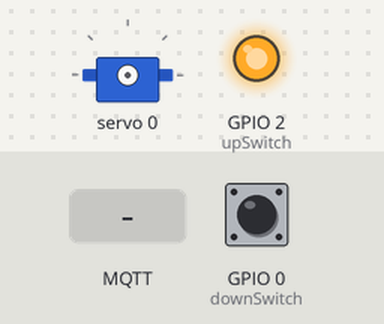
A sketch run on a simulated ESP8266 (NodeMCU). On the bench: servo, output pins drawn as LEDs (lit = HIGH). The inputs (shaded band) are chosen by the test bench; at power-on: GPIO 0 (downSwitch) HIGH. WiFi joins after 1.5 s; servers stay silent unless stated; random numbers use the default seed unless the sketch sets one; no MQTT or app messages arrive unless stated; what the sketch prints to the serial monitor is not drawn.

Above: at 8.1 s.
8.2 s: GPIO 0 (downSwitch) pulled LOW for 0.15 s
9.8 s: MQTT message "up" arrives on the first subscribed topic
At 10.7 s:
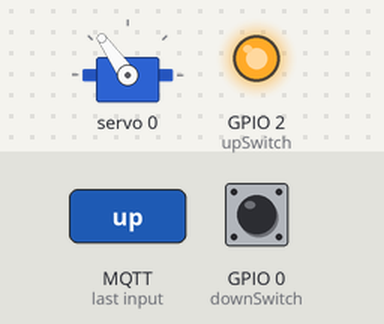
11.3 s: MQTT message "down" arrives on the first subscribed topic
At 12.0 s:
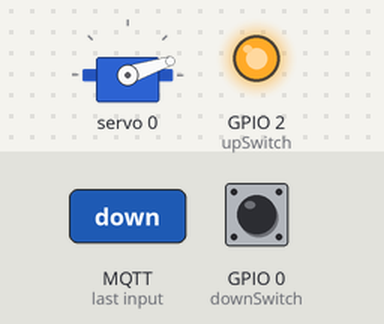
Timing chart, 0 to 14.3 s (numbered marks = the images above; inputs shaded):
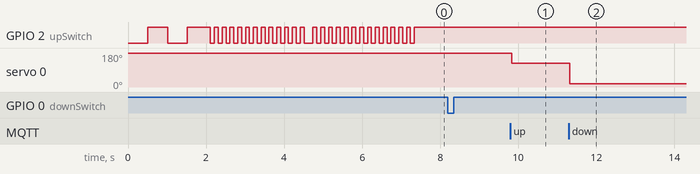

The sketch:

blinds.ino
```cpp
#include <ESP8266WiFi.h>
#include <PubSubClient.h>
#include <Wire.h>
#include <Adafruit_PWMServoDriver.h>

const char* ssid     = "";
const char* pwd      = "";
const char* mqtt_server = "vindaloo.local";
const char* mqtt_user = "vindaloo";
const char* mqtt_password = "vindaloo";

WiFiClient wifiClient;
PubSubClient mqttClient(wifiClient);
Adafruit_PWMServoDriver pwm = Adafruit_PWMServoDriver();

int downSwitch = 0;
int upSwitch = 2;

unsigned long lastPublish = 0;
uint8_t servonum = 0;
#define SERVOMIN  150
#define SERVOMAX  600
#define USMIN  600
#define USMAX  2400
#define SERVO_FREQ 50
void positionServo(int pos) {
  double pwm0 = map(pos, 0, 180, SERVOMIN, SERVOMAX); //převádí úhel na servo pwm
  pwm.setPWM(0,0,pwm0); //posílá info do serva 0
}
void connectToWifi() {
  Serial.print("Vindaloo connecting to ");
  Serial.println(ssid);
  WiFi.begin(ssid, pwd);
  while (WiFi.status() != WL_CONNECTED) //připojování k wifi
  {
    digitalWrite(LED_BUILTIN, LOW);
    delay(500);
    Serial.print(".");
    digitalWrite(LED_BUILTIN, HIGH);
    delay(500);
  }
  int i;
  for(i=0; i < 13; i++) { //připojeno - probliká
    digitalWrite(LED_BUILTIN, HIGH);
    delay(100);

    digitalWrite(LED_BUILTIN, LOW);
    delay(100);
  }
  Serial.println("Connection successful!");
  Serial.println("Vindaloo Home Automation Ready");
  Serial.print("Your IP address is: ");
  Serial.println(WiFi.localIP());
}

void mqttConnect() {
  while (!mqttClient.connected()) {
    Serial.print("Vindaloo is connecting to the hub, please wait.");
    String clientId = "VindalooBlindsBlock-" + String(random(0xffff), HEX);
    if (mqttClient.connect(clientId.c_str(), mqtt_user, mqtt_password)) { //připojení k mosquitto serveru
      Serial.println("Connected to the hub.");
      mqttClient.subscribe("vindaloo/blinds"); //přihlášení ke zprávám
      int i;
      for(i=0; i < 13; i++) {
        digitalWrite(LED_BUILTIN, HIGH);
        delay(100);

        digitalWrite(LED_BUILTIN, LOW);
        delay(100);
      }
      mqttClient.publish("vindaloo/info", "Modul žaluzií je připojen"); //oznámení problikem a v NodeRedu
    } else {
      Serial.print("Connection unsuccesful, rc=");
      Serial.print(mqttClient.state());
      Serial.println(" Trying again in 5s...");
      delay(5000);
    }
    digitalWrite(LED_BUILTIN, HIGH);
  }
}
void callback(String topic, byte* message, unsigned int length){ //reakce na příchozí zprávy
  Serial.print("Function ");
  Serial.print(topic);
  Serial.print(" got message: ");
  String messageTemp;
  int i;

  for(int i=0; i<length; i++){
    Serial.print((char)message[i]);
    messageTemp += (char)message[i];
    }
  Serial.println();

  if(topic=="vindaloo/blinds"){
    Serial.print("The blinds are changing the state: ");
    if(messageTemp=="up"){ //vysouvání žaluzií
      Serial.println("Blinds going up");
      positionServo(90);


    }
    if(messageTemp=="down"){ //zasouvání žaluzií
      positionServo(0);
      Serial.println("Blinds going down");


      }

    if(messageTemp=="stop"){ //Stop žaluzií
       positionServo(180);
       digitalWrite(LED_BUILTIN, HIGH);
       Serial.println("Blinds stopped");
      }
    }
  }


void setup() {
  pinMode(upSwitch, INPUT_PULLUP);
  pinMode(downSwitch, INPUT_PULLUP);
  Serial.begin(9600);
  pwm.begin();
  WiFi.mode(WIFI_STA);
  pinMode(LED_BUILTIN, OUTPUT);
  mqttClient.setServer(mqtt_server, 1883);
  mqttClient.setCallback(callback);
  pwm.setOscillatorFrequency(27000000);
  pwm.setPWMFreq(SERVO_FREQ);


  delay(10);
}
int state = 0;
void loop() {
  if (WiFi.status() != WL_CONNECTED) {
      connectToWifi();
  }
  if (!mqttClient.connected()) {
    mqttConnect();
  }
  mqttClient.loop();

  if(digitalRead(downSwitch) == 0 && state != 1) { //pokud se sepne spínač, tak se žaluzie zastaví
      positionServo(180);
      digitalWrite(LED_BUILTIN, HIGH);
      Serial.println("Blinds stopped down");
      state = 1;
      mqttClient.publish("vindaloo/blindso", "stop");
  }

  if(digitalRead(upSwitch) == 0 && state != 2) {
      positionServo(180);
      digitalWrite(LED_BUILTIN, HIGH);
      Serial.println("Blinds stopped up");
      state = 2;
      mqttClient.publish("vindaloo/blindso", "stop");
  }
}
```

Measured:
- after the input at 9.8 s, servo 0: 180° → 125° at once
- after the input at 11.3 s, servo 0: 125° → 18° at once
